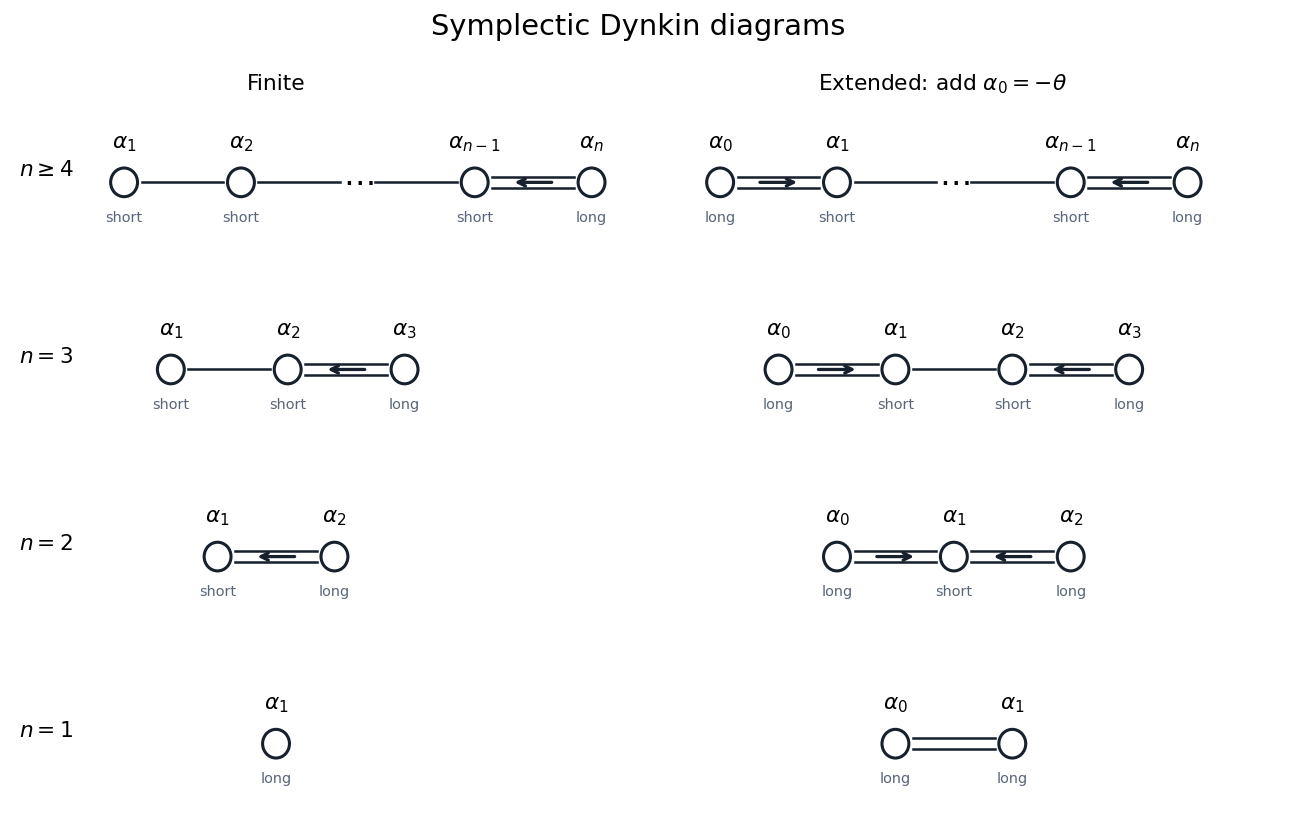

Write Python code to recreate this figure.
"""Python 3.14 / matplotlib 3.10: opaque PNG basename to caller CWD.
Caller MPLCONFIGDIR is preserved.
"""
from pathlib import Path
import matplotlib
matplotlib.use('Agg')
import matplotlib.pyplot as plt
from matplotlib.patches import Circle


def draw(ax,x,y,labels,longs,bonds):
    for i,label in enumerate(labels):
        if label=='...': ax.text(x+i,y,r'$\cdots$',ha='center',va='center',fontsize=18)
        else:
            ax.add_patch(Circle((x+i,y),.115,facecolor='white',edgecolor='#17212d',lw=1.7,zorder=4))
            ax.text(x+i,y+.23,label,ha='center',va='bottom',fontsize=12)
            ax.text(x+i,y-.23,'long' if i in longs else 'short',ha='center',va='top',fontsize=8,color='#596579')
    for i,double,direction in bonds:
        for shift in ((-.043,.043) if double else (0,)):
            ax.plot([x+i+.15,x+i+.85],[y+shift,y+shift],color='#17212d',lw=1.4)
        if direction:
            mid=x+i+.5
            ax.annotate('',xy=(mid+.19*direction,y),xytext=(mid-.19*direction,y),arrowprops=dict(arrowstyle='->',lw=1.8,color='#17212d'))


def main():
    fig,ax=plt.subplots(figsize=(10,6.4),dpi=130,facecolor='white')
    ax.set(xlim=(-1,10),ylim=(-.75,5.8)); ax.axis('off')
    ax.text(4.4,5.58,'Symplectic Dynkin diagrams',ha='center',fontsize=16)
    ax.text(1.3,5.14,'Finite',ha='center',fontsize=12)
    ax.text(7,5.14,r'Extended: add $\alpha_0=-\theta$',ha='center',fontsize=12)
    ax.text(-.9,4.45,r'$n\geq4$',fontsize=12)
    draw(ax,0,4.4,[r'$\alpha_1$',r'$\alpha_2$','...',r'$\alpha_{n-1}$',r'$\alpha_n$'],{4},[(0,False,0),(1,False,0),(2,False,0),(3,True,-1)])
    draw(ax,5.1,4.4,[r'$\alpha_0$',r'$\alpha_1$','...',r'$\alpha_{n-1}$',r'$\alpha_n$'],{0,4},[(0,True,1),(1,False,0),(2,False,0),(3,True,-1)])
    ax.text(-.9,2.95,r'$n=3$',fontsize=12)
    draw(ax,.4,2.9,[r'$\alpha_1$',r'$\alpha_2$',r'$\alpha_3$'],{2},[(0,False,0),(1,True,-1)])
    draw(ax,5.6,2.9,[r'$\alpha_0$',r'$\alpha_1$',r'$\alpha_2$',r'$\alpha_3$'],{0,3},[(0,True,1),(1,False,0),(2,True,-1)])
    ax.text(-.9,1.45,r'$n=2$',fontsize=12)
    draw(ax,.8,1.4,[r'$\alpha_1$',r'$\alpha_2$'],{1},[(0,True,-1)])
    draw(ax,6.1,1.4,[r'$\alpha_0$',r'$\alpha_1$',r'$\alpha_2$'],{0,2},[(0,True,1),(1,True,-1)])
    ax.text(-.9,-.05,r'$n=1$',fontsize=12)
    draw(ax,1.3,-.1,[r'$\alpha_1$'],{0},[])
    draw(ax,6.6,-.1,[r'$\alpha_0$',r'$\alpha_1$'],{0,1},[(0,True,0)])
    fig.tight_layout(pad=.4)
    fig.savefig(Path('paper-6-cn-diagrams.png'),facecolor='white',transparent=False)
    plt.close(fig)

if __name__=='__main__': main()
